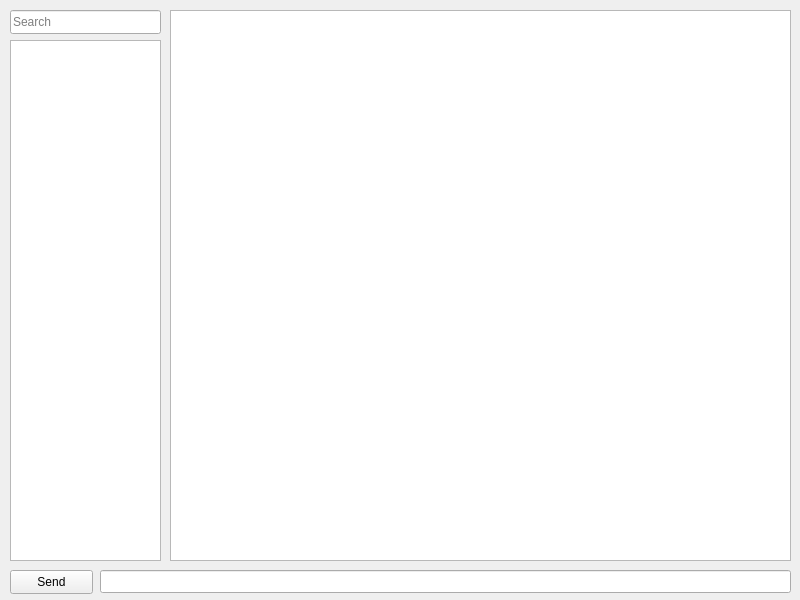
<?xml version="1.0" encoding="UTF-8"?>
<ui version="4.0">
 <class>pigeonclient_main</class>
 <widget class="QMainWindow" name="pigeonclient_main">
  <property name="geometry">
   <rect>
    <x>0</x>
    <y>0</y>
    <width>800</width>
    <height>600</height>
   </rect>
  </property>
  <property name="windowTitle">
   <string>MainWindow</string>
  </property>
  <widget class="QWidget" name="centralwidget">
   <widget class="QTextEdit" name="teMessageBox">
    <property name="geometry">
     <rect>
      <x>170</x>
      <y>10</y>
      <width>621</width>
      <height>551</height>
     </rect>
    </property>
   </widget>
   <widget class="QPushButton" name="pbSend">
    <property name="geometry">
     <rect>
      <x>10</x>
      <y>570</y>
      <width>83</width>
      <height>24</height>
     </rect>
    </property>
    <property name="text">
     <string>Send</string>
    </property>
   </widget>
   <widget class="QLineEdit" name="leMessage">
    <property name="geometry">
     <rect>
      <x>100</x>
      <y>570</y>
      <width>691</width>
      <height>23</height>
     </rect>
    </property>
   </widget>
   <widget class="QLineEdit" name="leSearch">
    <property name="geometry">
     <rect>
      <x>10</x>
      <y>10</y>
      <width>151</width>
      <height>24</height>
     </rect>
    </property>
    <property name="placeholderText">
     <string>Search</string>
    </property>
   </widget>
   <widget class="QListWidget" name="lwSearchResults">
    <property name="geometry">
     <rect>
      <x>10</x>
      <y>40</y>
      <width>151</width>
      <height>521</height>
     </rect>
    </property>
   </widget>
  </widget>
 </widget>
 <resources/>
 <connections/>
</ui>
